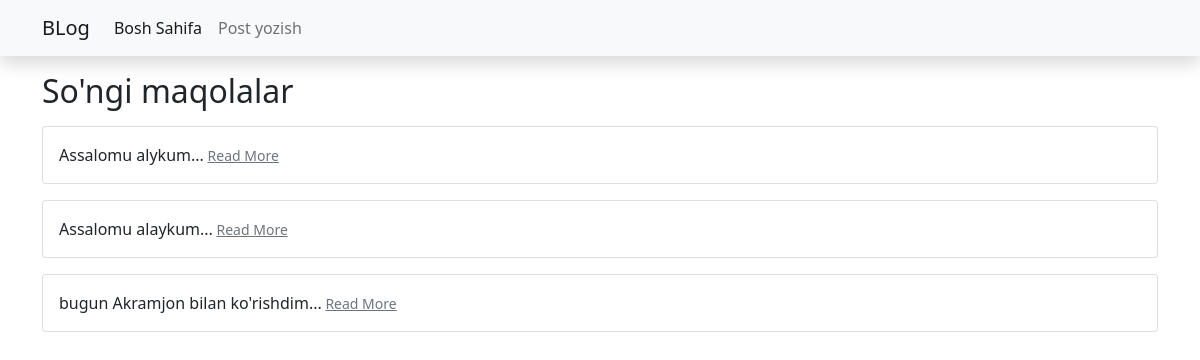
The app's page /, older data.
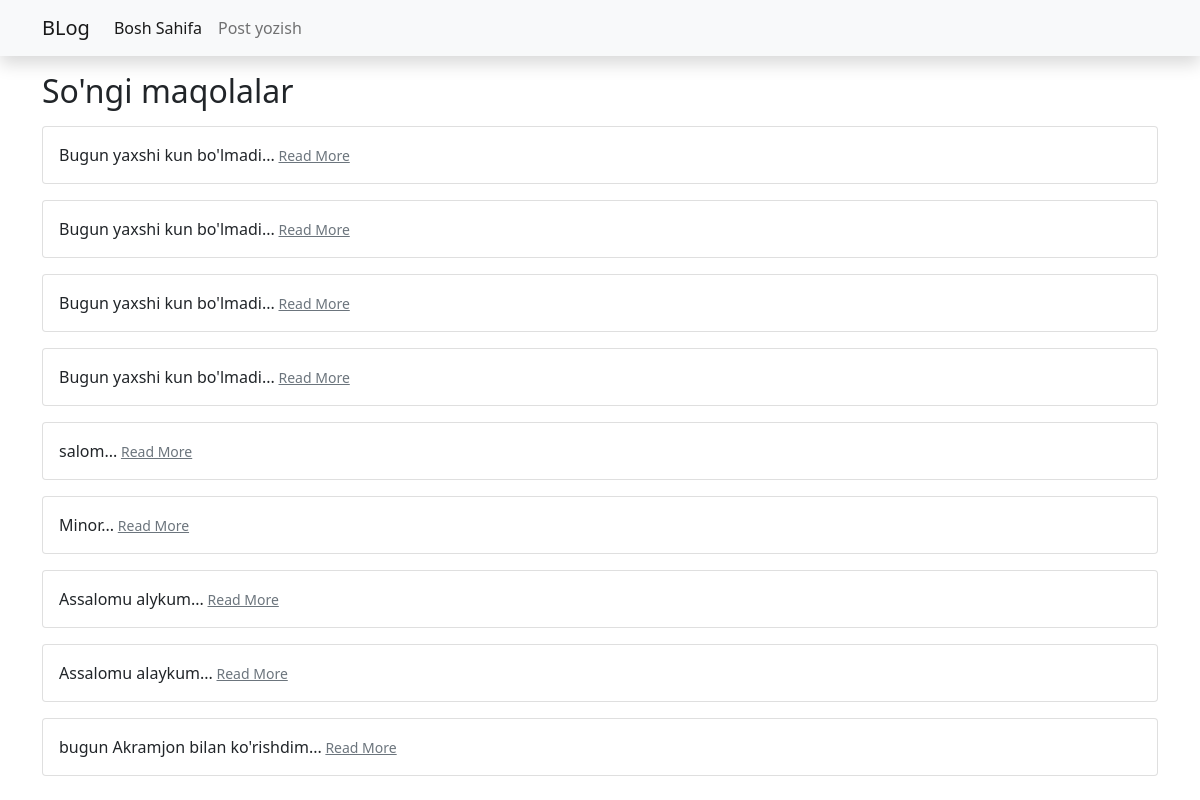
The same page, newer data.
### posts/models.py (models this page shows, shortened)
class Post(models.Model):
    auther = models.ForeignKey(User, on_delete=models.CASCADE)
    title = models.CharField(max_length=123)
    body = models.TextField()
    created = models.DateTimeField(auto_now_add=True)
    updated = models.DateTimeField(auto_now=True)
    def get_absolute_url(self):
        return "/" + str(self.id) + "/"
    class Meta:
        ordering = ["-id"]

### posts/views.py (the view)
# urls.py: path('', PostListView.as_view(), name="list"),
class PostListView(generic.ListView):
    model = Post
    template_name = "list.html"
    context_object_name = "posts"

### templates/list.html (shortened to what this page needs)
{% extends "base.html" %}
{% block content %}
    <h2 class="mt-3" >So'ngi maqolalar</h2>
    <div class="cards" >
        {% for post in posts %}
            <div class="card mt-3 ">
                <div class="card-body">
                    {{post.title}}...<small>  <a class="text-muted" href="{{post.get_absolute_url}}">Read More</a></small>
              </div>
            </div>
        {% endfor %}
    </div>
{% endblock %}

### templates/base.html (shortened to what this page needs)
<!DOCTYPE html>
<html>
<head>
    <link href="https://cdn.jsdelivr.net/npm/bootstrap@5.0.2/dist/css/bootstrap.min.css" rel="stylesheet">
</head>
<body>
    <nav class="navbar shadow navbar-expand-lg navbar-light bg-light">
      <div class="container ">
        <a class="navbar-brand" href="/">BLog</a>
        <div class="navbar-collapse" id="navbarNav">
          <ul class="navbar-nav">
            <li class="nav-item">
              <a class="nav-link active" aria-current="page" href="/">Bosh Sahifa</a>
            </li>
            <li class="nav-item">
              <a class="nav-link" href="{% url 'posts:create' %}">Post yozish</a>
            </li>
          </ul>
        </div>
      </div>
    </nav>
    <div class="container" >{% block content %}{% endblock %}</div>
</body>
</html>

Row changes from the older to the newer data that the page shows:
added Post: title "Bugun yaxshi kun bo'lmadi"
added Post: title "Bugun yaxshi kun bo'lmadi"
added Post: title "Bugun yaxshi kun bo'lmadi"
added Post: title "Bugun yaxshi kun bo'lmadi"
added Post: title "salom"
added Post: title "Minor"
